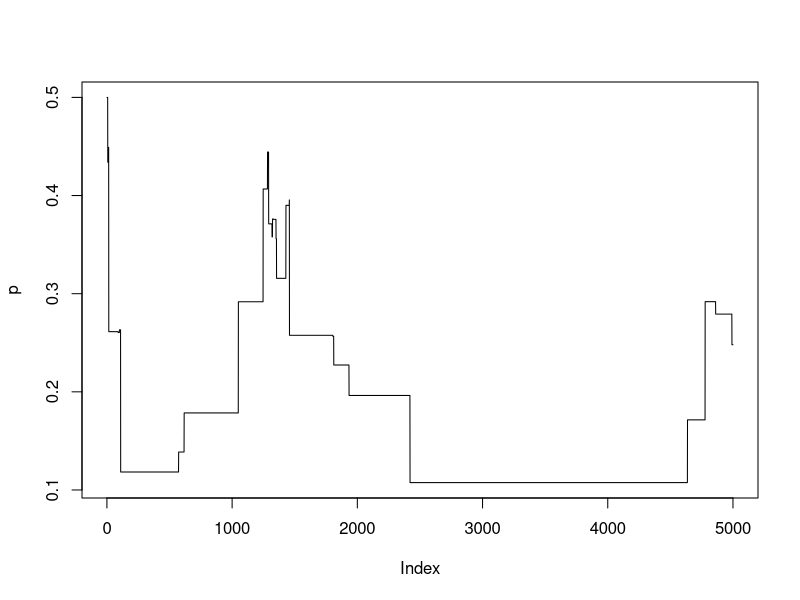
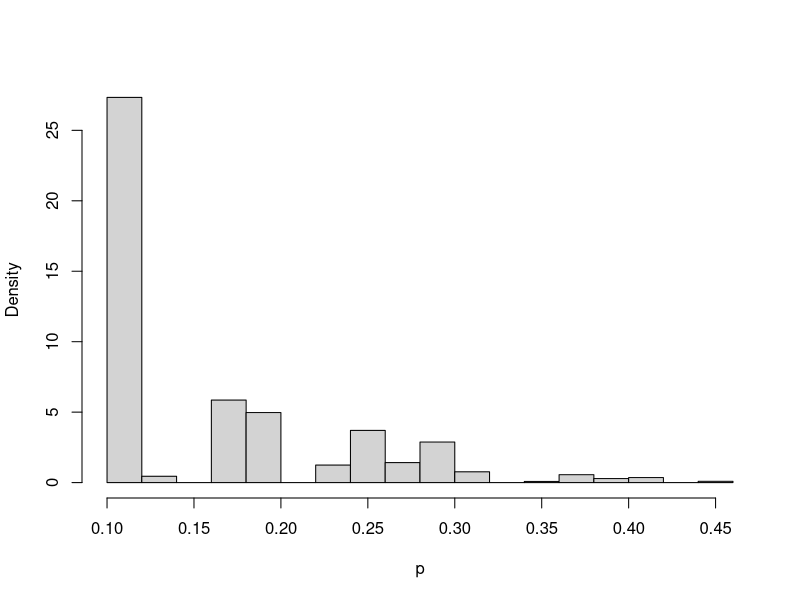
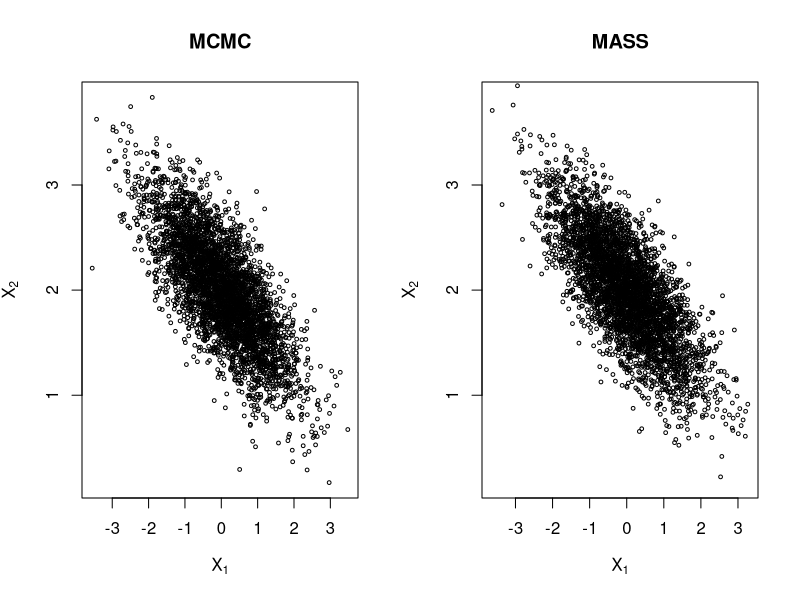
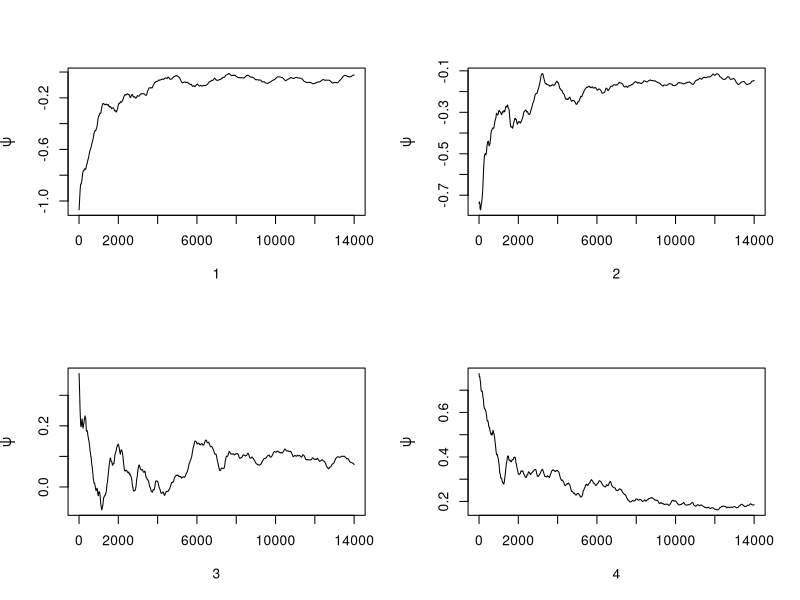
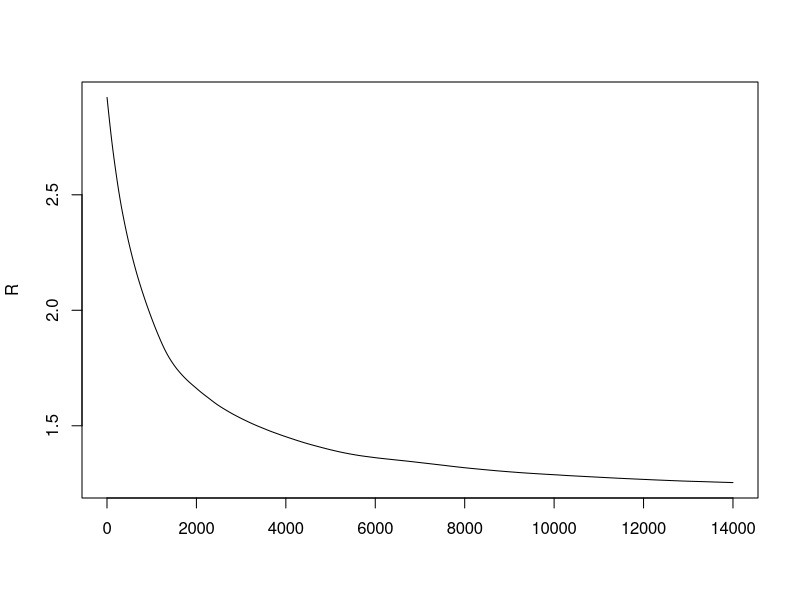
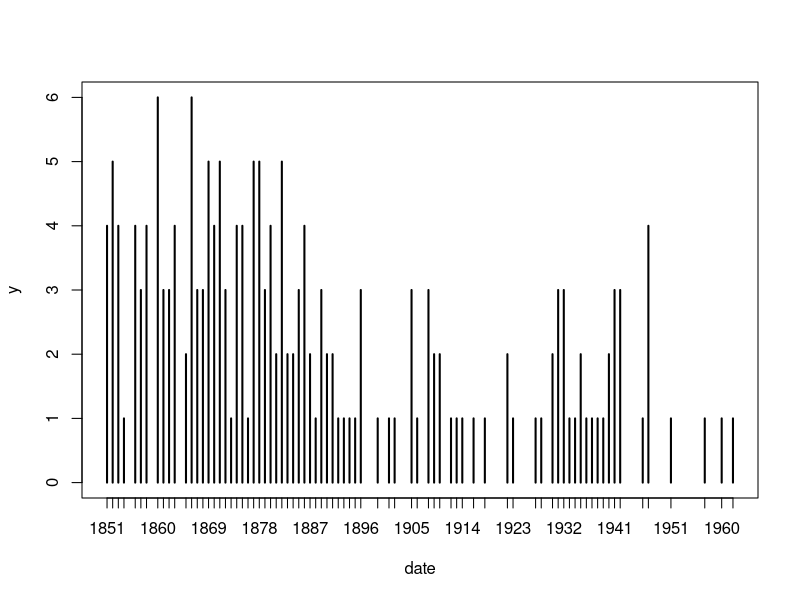
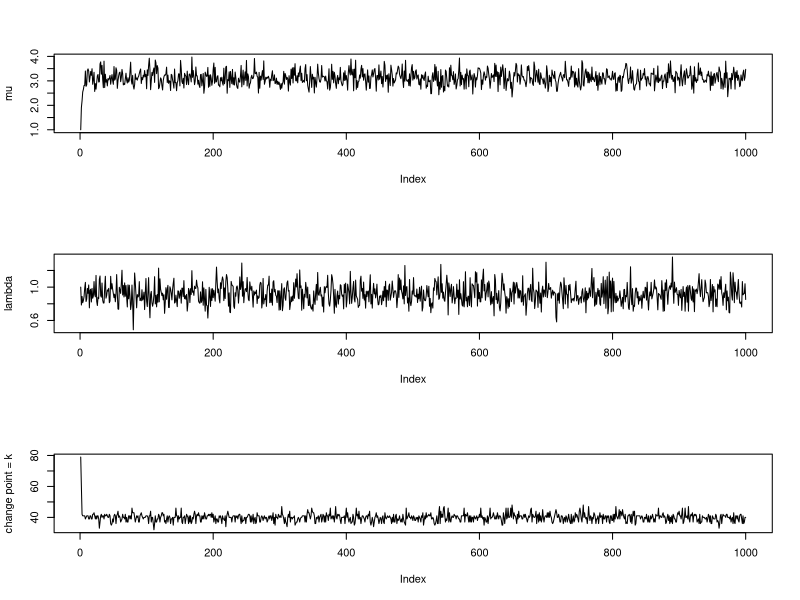
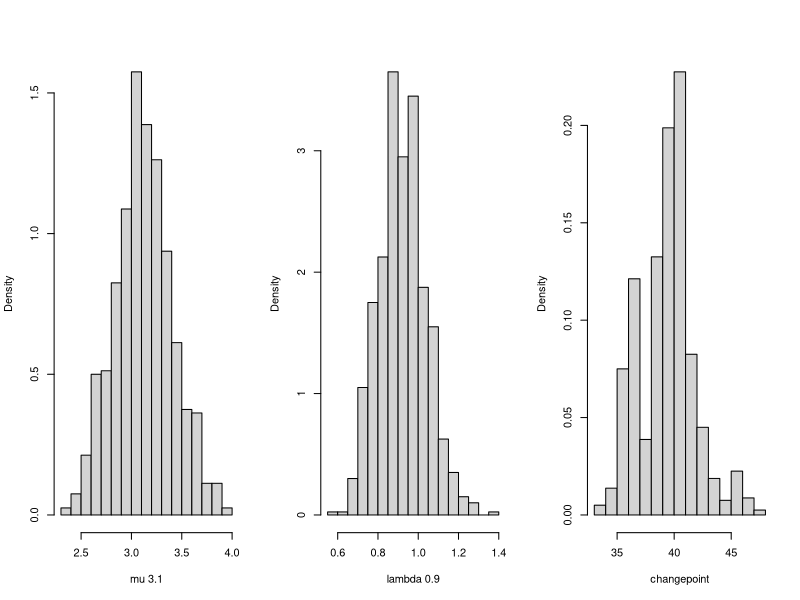

Write the R code that produced these figures, in order.
#########################################
# R code for Chapter 9 Examples (cont.) #
#########################################

### Example 9.6 (Independence sampler)

    m <- 5000 #length of chain
    xt <- numeric(m)
    # a <- 1             #parameter of Beta(a,b) proposal dist.
    # b <- 1             #parameter of Beta(a,b) proposal dist.
    a <- 5             #parameter of Beta(a,b) proposal dist.
    b <- 2             #parameter of Beta(a,b) proposal dist.
    p <- .2            #mixing parameter
    n <- 30            #sample size
    mu <- c(0, 5)      #parameters of the normal densities
    sigma <- c(1, 1)

    # generate the observed sample
    i <- sample(1:2, size=n, replace=TRUE, prob=c(p, 1-p))
    x <- rnorm(n, mu[i], sigma[i])

    # generate the independence sampler chain
    u <- runif(m)
    y <- rbeta(m, a, b)      #proposal distribution
    xt[1] <- .5

    for (i in 2:m) {
        fy <- y[i] * dnorm(x, mu[1], sigma[1]) +
                (1-y[i]) * dnorm(x, mu[2], sigma[2])
        fx <- xt[i-1] * dnorm(x, mu[1], sigma[1]) +
                (1-xt[i-1]) * dnorm(x, mu[2], sigma[2])

        r <- prod(fy / fx) *
               (xt[i-1]^(a-1) * (1-xt[i-1])^(b-1)) /
                 (y[i]^(a-1) * (1-y[i])^(b-1))

        if (u[i] <= r) xt[i] <- y[i] else
            xt[i] <- xt[i-1]
        }

    plot(xt, type="l", ylab="p")
    hist(xt[101:m], main="", xlab="p", prob=TRUE)
    print(mean(xt[101:m]))
    

### Example 9.7 (Gibbs sampler: Bivariate distribution)

    #initialize constants and parameters
    N <- 5000               #length of chain
    burn <- 1000            #burn-in length
    X <- matrix(0, N, 2)    #the chain, a bivariate sample

    rho <- -.75             #correlation
    mu1 <- 0
    mu2 <- 2
    sigma1 <- 1
    sigma2 <- .5
    s1 <- sqrt(1-rho^2)*sigma1
    s2 <- sqrt(1-rho^2)*sigma2

    ###### generate the chain #####

    X[1, ] <- c(mu1, mu2)            #initialize

    for (i in 2:N) {
        x2 <- X[i-1, 2]
        m1 <- mu1 + rho * (x2 - mu2) * sigma1/sigma2
        X[i, 1] <- rnorm(1, m1, s1)
        x1 <- X[i, 1]
        m2 <- mu2 + rho * (x1 - mu1) * sigma2/sigma1
        X[i, 2] <- rnorm(1, m2, s2)
    }

    b <- burn + 1
    x <- X[b:N, ]

    # compare sample statistics to parameters
    colMeans(x)
    cov(x)
    cor(x)
    
    library(MASS)
    S = matrix(c(sigma1^2, rho*sigma1*sigma2,
                 rho*sigma1*sigma2, sigma2^2),2)
    x_MASS = mvrnorm(n=dim(x)[1],mu=c(mu1, mu2), Sigma=S)
    
    par(mfrow=c(1,2))
    plot(x, cex=.5, xlab=bquote(X[1]),
         ylab=bquote(X[2]), ylim=range(x[,2]), main='MCMC')
    plot(x_MASS, cex=.5, xlab=bquote(X[1]),
         ylab=bquote(X[2]), ylim=range(x[,2]), main='MASS')
    
         
### Example 9.8 (Gelman-Rubin method of monitoring convergence)

    Gelman.Rubin <- function(psi) {
        # psi[i,j] is the statistic psi(X[i,1:j])
        # for chain in i-th row of X
        psi <- as.matrix(psi)
        n <- ncol(psi)
        k <- nrow(psi)

        psi.means <- rowMeans(psi)     #row means
        B <- n * var(psi.means)        #between variance est.
        psi.w <- apply(psi, 1, "var")  #within variances
        W <- mean(psi.w)               #within est.
        v.hat <- W*(n-1)/n + (B/n)     #upper variance est.
        r.hat <- v.hat / W             #G-R statistic
        return(r.hat)
        }

    normal.chain <- function(sigma, N, X1) {
        #generates a Metropolis chain for Normal(0,1)
        #with Normal(X[t], sigma) proposal distribution
        #and starting value X1
        x <- rep(0, N)
        x[1] <- X1
        u <- runif(N)

        for (i in 2:N) {
            xt <- x[i-1]
            y <- rnorm(1, xt, sigma)     #candidate point
            r1 <- dnorm(y, 0, 1) * dnorm(xt, y, sigma)
            r2 <- dnorm(xt, 0, 1) * dnorm(y, xt, sigma)
            r <- r1 / r2
            if (u[i] <= r) x[i] <- y else
                 x[i] <- xt
            }
        return(x)
        }

    sigma <- .2     #parameter of proposal distribution
    k <- 4          #number of chains to generate
    n <- 15000      #length of chains
    b <- 1000       #burn-in length

    #choose overdispersed initial values
    x0 <- c(-10, -5, 5, 10)

    #generate the chains
    X <- matrix(0, nrow=k, ncol=n)
    for (i in 1:k)
        X[i, ] <- normal.chain(sigma, n, x0[i])

    #compute diagnostic statistics
    psi <- t(apply(X, 1, cumsum))
    for (i in 1:nrow(psi))
        psi[i,] <- psi[i,] / (1:ncol(psi))
    print(Gelman.Rubin(psi))

    #plot psi for the four chains
    par(mfrow=c(2,2))
    for (i in 1:k)
        plot(psi[i, (b+1):n], type="l",
            xlab=i, ylab=bquote(psi))
    par(mfrow=c(1,1)) #restore default

    #plot the sequence of R-hat statistics
    rhat <- rep(0, n)
    for (j in (b+1):n)
        rhat[j] <- Gelman.Rubin(psi[,1:j])
    plot(rhat[(b+1):n], type="l", xlab="", ylab="R")
    abline(h=1.1, lty=2)


### Example 9.9 (Coal mining disasters)

    library(boot)     #for coal data
    data(coal)
    year <- floor(coal)
    y <- table(year)
    plot(y)  #a time plot

    y <- floor(coal[[1]])  # convert data.frame to numeric
    y <- tabulate(y)
    y <- y[1851:length(y)]   # starting from year 1851

    # Gibbs sampler for the coal mining change point

    # initialization
    n <- length(y)    #length of the data
    m <- 1000         #length of the chain
    mu <- lambda <- k <- numeric(m)
    L <- numeric(n)
    k[1] <- sample(1:n, 1)
    mu[1] <- 1
    lambda[1] <- 1
    b1 <- 1
    b2 <- 1

    # run the Gibbs sampler
    for (i in 2:m) {
        kt <- k[i-1]

        #generate mu
        r <- .5 + sum(y[1:kt])
        mu[i] <- rgamma(1, shape = r, rate = kt + b1)

        #generate lambda
        if (kt + 1 > n) r <- .5 + sum(y) else
            r <- .5 + sum(y[(kt+1):n])
        lambda[i] <- rgamma(1, shape = r, rate = n - kt + b2)

        #generate b1 and b2
        b1 <- rgamma(1, shape = .5, rate = mu[i]+1)
        b2 <- rgamma(1, shape = .5, rate = lambda[i]+1)

        for (j in 1:n) {
            L[j] <- exp((lambda[i] - mu[i]) * j) *
                          (mu[i] / lambda[i])^sum(y[1:j])
            }
        L <- L / sum(L)

        #generate k from discrete distribution L on 1:n
        k[i] <- sample(1:n, prob=L, size=1)
    }

    b <- 201
    j <- k[b:m]

    print(mean(k[b:m]))
    print(mean(lambda[b:m]))
    print(mean(mu[b:m]))


### Code for Figure 9.11

    # plots of the chains for Gibbs sampler output

    par(mfcol=c(3,1))
    plot(mu, type="l", ylab="mu")
    plot(lambda, type="l", ylab="lambda")
    plot(k, type="l", ylab="change point = k")


### Code for Figure 9.12

    # histograms from the Gibbs sampler output

    par(mfrow=c(1,3))
    labelk <- "changepoint"
    label1 <- paste("mu", round(mean(mu[b:m]), 1))
    label2 <- paste("lambda", round(mean(lambda[b:m]), 1))

    hist(mu[b:m], main="", xlab=label1,
         breaks = "scott", prob=TRUE) #mu posterior
    hist(lambda[b:m], main="", xlab=label2,
         breaks = "scott", prob=TRUE) #lambda posterior
    hist(j, breaks=min(j):max(j), prob=TRUE, main="",
        xlab = labelk)

dev.off()